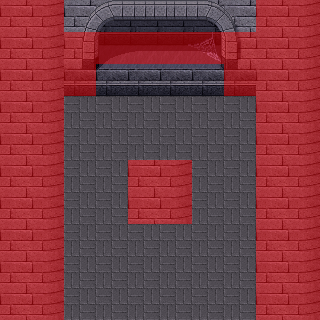

This game map was drawn from its Tiled (.tmx) file and the tilesets committed beside it. A one-line description and the full map source follow:
An orthogonal 10x10 tile map with 32x32 px tiles, 3 tile layers (Tile Layer 1, Tile Layer 2, Collision) and 1 object (warp).

<map version="1.0" orientation="orthogonal" width="10" height="10" tilewidth="32" tileheight="32">
 <tileset firstgid="1" name="Test" tilewidth="32" tileheight="32">
  <image source="crypt.png" width="512" height="512" />
  <tile id="2">
   <properties>
    <property name="collision" value="true" />
   </properties>
  </tile>
 </tileset>
 <layer name="Tile Layer 1" width="10" height="10">
  <data>
   <tile gid="211" />
   <tile gid="212" />
   <tile gid="49" />
   <tile gid="50" />
   <tile gid="51" />
   <tile gid="52" />
   <tile gid="53" />
   <tile gid="54" />
   <tile gid="211" />
   <tile gid="212" />
   <tile gid="211" />
   <tile gid="212" />
   <tile gid="65" />
   <tile gid="66" />
   <tile gid="67" />
   <tile gid="68" />
   <tile gid="69" />
   <tile gid="70" />
   <tile gid="211" />
   <tile gid="212" />
   <tile gid="211" />
   <tile gid="212" />
   <tile gid="81" />
   <tile gid="82" />
   <tile gid="83" />
   <tile gid="84" />
   <tile gid="85" />
   <tile gid="86" />
   <tile gid="211" />
   <tile gid="212" />
   <tile gid="211" />
   <tile gid="212" />
   <tile gid="238" />
   <tile gid="238" />
   <tile gid="238" />
   <tile gid="238" />
   <tile gid="238" />
   <tile gid="238" />
   <tile gid="211" />
   <tile gid="212" />
   <tile gid="211" />
   <tile gid="212" />
   <tile gid="238" />
   <tile gid="238" />
   <tile gid="238" />
   <tile gid="238" />
   <tile gid="238" />
   <tile gid="238" />
   <tile gid="211" />
   <tile gid="212" />
   <tile gid="211" />
   <tile gid="212" />
   <tile gid="238" />
   <tile gid="238" />
   <tile gid="211" />
   <tile gid="212" />
   <tile gid="238" />
   <tile gid="238" />
   <tile gid="211" />
   <tile gid="212" />
   <tile gid="211" />
   <tile gid="212" />
   <tile gid="238" />
   <tile gid="238" />
   <tile gid="227" />
   <tile gid="228" />
   <tile gid="238" />
   <tile gid="238" />
   <tile gid="211" />
   <tile gid="212" />
   <tile gid="211" />
   <tile gid="212" />
   <tile gid="238" />
   <tile gid="238" />
   <tile gid="238" />
   <tile gid="238" />
   <tile gid="238" />
   <tile gid="238" />
   <tile gid="211" />
   <tile gid="212" />
   <tile gid="211" />
   <tile gid="212" />
   <tile gid="238" />
   <tile gid="238" />
   <tile gid="238" />
   <tile gid="238" />
   <tile gid="238" />
   <tile gid="238" />
   <tile gid="211" />
   <tile gid="212" />
   <tile gid="211" />
   <tile gid="212" />
   <tile gid="238" />
   <tile gid="238" />
   <tile gid="238" />
   <tile gid="238" />
   <tile gid="238" />
   <tile gid="238" />
   <tile gid="227" />
   <tile gid="228" />
  </data>
 </layer>
 <layer name="Tile Layer 2" width="10" height="10">
  <data>
   <tile gid="0" />
   <tile gid="0" />
   <tile gid="0" />
   <tile gid="0" />
   <tile gid="0" />
   <tile gid="0" />
   <tile gid="0" />
   <tile gid="0" />
   <tile gid="0" />
   <tile gid="0" />
   <tile gid="0" />
   <tile gid="0" />
   <tile gid="0" />
   <tile gid="0" />
   <tile gid="0" />
   <tile gid="0" />
   <tile gid="0" />
   <tile gid="0" />
   <tile gid="0" />
   <tile gid="0" />
   <tile gid="0" />
   <tile gid="0" />
   <tile gid="0" />
   <tile gid="0" />
   <tile gid="0" />
   <tile gid="0" />
   <tile gid="0" />
   <tile gid="0" />
   <tile gid="0" />
   <tile gid="0" />
   <tile gid="0" />
   <tile gid="0" />
   <tile gid="0" />
   <tile gid="0" />
   <tile gid="0" />
   <tile gid="0" />
   <tile gid="0" />
   <tile gid="0" />
   <tile gid="0" />
   <tile gid="0" />
   <tile gid="0" />
   <tile gid="0" />
   <tile gid="0" />
   <tile gid="0" />
   <tile gid="0" />
   <tile gid="0" />
   <tile gid="0" />
   <tile gid="0" />
   <tile gid="0" />
   <tile gid="0" />
   <tile gid="0" />
   <tile gid="0" />
   <tile gid="0" />
   <tile gid="0" />
   <tile gid="0" />
   <tile gid="0" />
   <tile gid="0" />
   <tile gid="0" />
   <tile gid="0" />
   <tile gid="0" />
   <tile gid="0" />
   <tile gid="0" />
   <tile gid="0" />
   <tile gid="0" />
   <tile gid="0" />
   <tile gid="0" />
   <tile gid="0" />
   <tile gid="0" />
   <tile gid="0" />
   <tile gid="0" />
   <tile gid="0" />
   <tile gid="0" />
   <tile gid="0" />
   <tile gid="0" />
   <tile gid="0" />
   <tile gid="0" />
   <tile gid="0" />
   <tile gid="0" />
   <tile gid="0" />
   <tile gid="0" />
   <tile gid="0" />
   <tile gid="0" />
   <tile gid="0" />
   <tile gid="0" />
   <tile gid="0" />
   <tile gid="0" />
   <tile gid="0" />
   <tile gid="0" />
   <tile gid="0" />
   <tile gid="0" />
   <tile gid="0" />
   <tile gid="0" />
   <tile gid="0" />
   <tile gid="0" />
   <tile gid="0" />
   <tile gid="0" />
   <tile gid="0" />
   <tile gid="0" />
   <tile gid="0" />
   <tile gid="0" />
  </data>
 </layer>
 <layer name="Collision" width="10" height="10">
  <data>
   <tile gid="13" />
   <tile gid="13" />
   <tile gid="0" />
   <tile gid="0" />
   <tile gid="0" />
   <tile gid="0" />
   <tile gid="0" />
   <tile gid="0" />
   <tile gid="13" />
   <tile gid="13" />
   <tile gid="13" />
   <tile gid="13" />
   <tile gid="13" />
   <tile gid="13" />
   <tile gid="13" />
   <tile gid="13" />
   <tile gid="13" />
   <tile gid="13" />
   <tile gid="13" />
   <tile gid="13" />
   <tile gid="13" />
   <tile gid="13" />
   <tile gid="13" />
   <tile gid="0" />
   <tile gid="0" />
   <tile gid="0" />
   <tile gid="0" />
   <tile gid="13" />
   <tile gid="13" />
   <tile gid="13" />
   <tile gid="13" />
   <tile gid="13" />
   <tile gid="0" />
   <tile gid="0" />
   <tile gid="0" />
   <tile gid="0" />
   <tile gid="0" />
   <tile gid="0" />
   <tile gid="13" />
   <tile gid="13" />
   <tile gid="13" />
   <tile gid="13" />
   <tile gid="0" />
   <tile gid="0" />
   <tile gid="0" />
   <tile gid="0" />
   <tile gid="0" />
   <tile gid="0" />
   <tile gid="13" />
   <tile gid="13" />
   <tile gid="13" />
   <tile gid="13" />
   <tile gid="0" />
   <tile gid="0" />
   <tile gid="13" />
   <tile gid="13" />
   <tile gid="0" />
   <tile gid="0" />
   <tile gid="13" />
   <tile gid="13" />
   <tile gid="13" />
   <tile gid="13" />
   <tile gid="0" />
   <tile gid="0" />
   <tile gid="13" />
   <tile gid="13" />
   <tile gid="0" />
   <tile gid="0" />
   <tile gid="13" />
   <tile gid="13" />
   <tile gid="13" />
   <tile gid="13" />
   <tile gid="0" />
   <tile gid="0" />
   <tile gid="0" />
   <tile gid="0" />
   <tile gid="0" />
   <tile gid="0" />
   <tile gid="13" />
   <tile gid="13" />
   <tile gid="13" />
   <tile gid="13" />
   <tile gid="0" />
   <tile gid="0" />
   <tile gid="0" />
   <tile gid="0" />
   <tile gid="0" />
   <tile gid="0" />
   <tile gid="13" />
   <tile gid="13" />
   <tile gid="13" />
   <tile gid="13" />
   <tile gid="0" />
   <tile gid="0" />
   <tile gid="0" />
   <tile gid="0" />
   <tile gid="0" />
   <tile gid="0" />
   <tile gid="13" />
   <tile gid="13" />
  </data>
 </layer>
 <objectgroup name="warps" width="10" height="10">
  <object name="warp" x="98" y="67" width="122" height="21">
   <properties>
    <property name="mapa" value="mapa2" />
    <property name="x" value="32" />
    <property name="y" value="32" />
   </properties>
  </object>
 </objectgroup>
</map>
